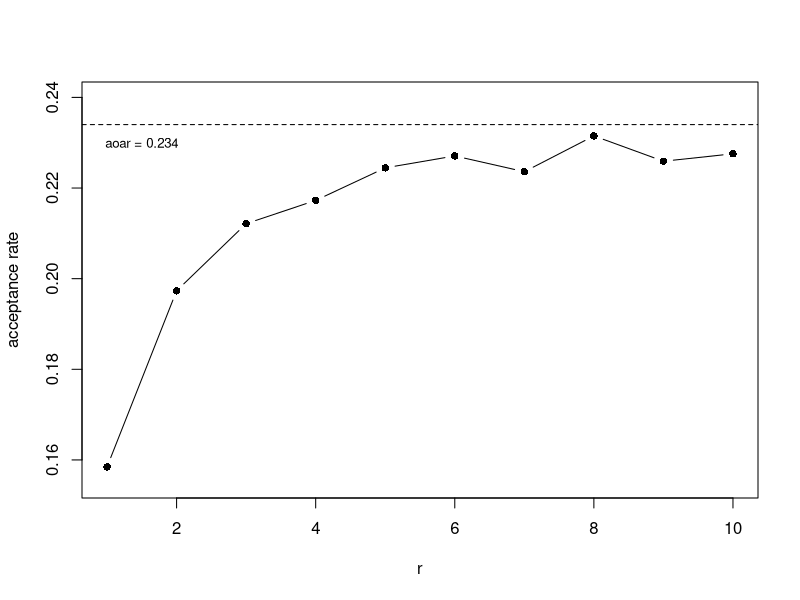

Generate this figure with R:
N <- 1e4 #sample size for estimating the expectation
n <- 1e4 #number of values for theta to be evaluated between 0 and 10.
r <- 1:10 #for different values of r
set.seed(16)

vals <- list()
theta <- seq(0.1, 10, length.out = n)

g <- function(z, r){   # Calculates g_{r}(e^z)
  s <- exp(z)
  temp <- (s^(r+1) - s)/(s^(r+1) - 1)
  
  return(temp)
}

for(i in 1:length(r)){
  
  vals[[i]] <- list()   #  Store values for each r -- h(theta), 
  z <- rnorm(N, mean = 0, sd = 1)
  h <- numeric(length = n) 
  
  for(j in 1:n){
    foo <- sqrt(theta[j])*z - theta[j]/2
    est <- theta[j]*g(foo, r[i])
    h[j] <- mean(est)
  }
  
  k <- which.max(h)
  theta.hat <- theta[k]
  aoar <- h[k]/theta[k]
  
  vals[[i]][[1]] <- h
  vals[[i]][[2]] <- theta.hat
  vals[[i]][[3]] <- aoar
}

####################################
### Collecting AOAR

acc <- numeric(length = length(r))
for(i in 1:length(r)){
  acc[i] <- vals[[i]][[3]]
}

### Collecting theta.hat and taking its square root
lhat <- numeric(length = length(r))
for(i in 1:length(r)){
  lhat[i] <- sqrt(vals[[i]][[2]])
}

### Values
acc
lhat

### Plot
plot(r, acc, type = "b", pch = 16, ylim = c(0.155, 0.24), ylab = "acceptance rate", xlab = "r")
abline(h = 0.234, lty = 2)
text(x = 1.5, y = 0.23, labels = "aoar = 0.234", cex = 0.8)




#####################################
## Miscellaneous
###################################
x <- 3
z <- numeric(length = N)
gz <- numeric(length = N)
est <- numeric(length = N)

for(i in 1:N){
  z[i] <- rnorm(1, 0, 1)
  foo <- sqrt(x)*z[i] - x/2
  gz[i] <- x*g(foo, 5)
  est[i] <- mean(gz[1:i])
}



